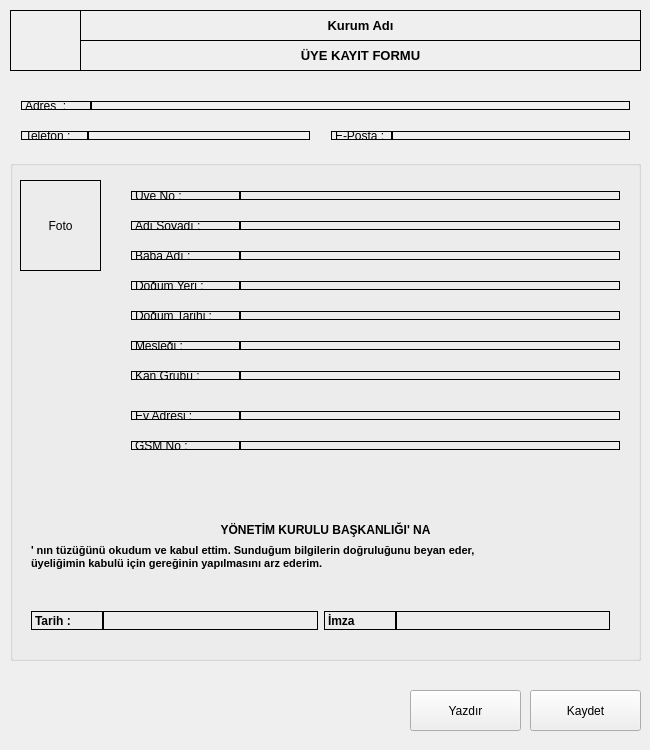
<?xml version="1.0" encoding="UTF-8"?>
<ui version="4.0">
 <class>MembershipForm</class>
 <widget class="QDialog" name="MembershipForm">
  <property name="geometry">
   <rect>
    <x>0</x>
    <y>0</y>
    <width>650</width>
    <height>750</height>
   </rect>
  </property>
  <property name="sizePolicy">
   <sizepolicy hsizetype="Fixed" vsizetype="Fixed">
    <horstretch>0</horstretch>
    <verstretch>0</verstretch>
   </sizepolicy>
  </property>
  <property name="minimumSize">
   <size>
    <width>650</width>
    <height>750</height>
   </size>
  </property>
  <property name="maximumSize">
   <size>
    <width>650</width>
    <height>750</height>
   </size>
  </property>
  <property name="windowTitle">
   <string>MembershipForm</string>
  </property>
  <widget class="QLabel" name="labelOrgLogo">
   <property name="geometry">
    <rect>
     <x>10</x>
     <y>10</y>
     <width>71</width>
     <height>61</height>
    </rect>
   </property>
   <property name="frameShape">
    <enum>QFrame::Box</enum>
   </property>
   <property name="text">
    <string/>
   </property>
   <property name="scaledContents">
    <bool>true</bool>
   </property>
   <property name="alignment">
    <set>Qt::AlignCenter</set>
   </property>
  </widget>
  <widget class="QGroupBox" name="groupBox">
   <property name="geometry">
    <rect>
     <x>10</x>
     <y>160</y>
     <width>631</width>
     <height>501</height>
    </rect>
   </property>
   <widget class="QLabel" name="labelMemberPhoto">
    <property name="geometry">
     <rect>
      <x>10</x>
      <y>20</y>
      <width>81</width>
      <height>91</height>
     </rect>
    </property>
    <property name="frameShape">
     <enum>QFrame::Box</enum>
    </property>
    <property name="text">
     <string>Foto</string>
    </property>
    <property name="scaledContents">
     <bool>true</bool>
    </property>
    <property name="alignment">
     <set>Qt::AlignCenter</set>
    </property>
   </widget>
   <widget class="QWidget" name="layoutWidget">
    <property name="geometry">
     <rect>
      <x>110</x>
      <y>50</y>
      <width>511</width>
      <height>31</height>
     </rect>
    </property>
    <layout class="QHBoxLayout" name="horizontalLayout_3" stretch="4,14">
     <property name="spacing">
      <number>0</number>
     </property>
     <item>
      <widget class="QLabel" name="label_4">
       <property name="frameShape">
        <enum>QFrame::Box</enum>
       </property>
       <property name="text">
        <string>Adı Soyadı : </string>
       </property>
      </widget>
     </item>
     <item>
      <widget class="QLabel" name="labelNameSurname">
       <property name="frameShape">
        <enum>QFrame::Box</enum>
       </property>
       <property name="text">
        <string/>
       </property>
      </widget>
     </item>
    </layout>
   </widget>
   <widget class="QWidget" name="layoutWidget_2">
    <property name="geometry">
     <rect>
      <x>110</x>
      <y>80</y>
      <width>511</width>
      <height>31</height>
     </rect>
    </property>
    <layout class="QHBoxLayout" name="horizontalLayout_7" stretch="4,14">
     <property name="spacing">
      <number>0</number>
     </property>
     <item>
      <widget class="QLabel" name="label_10">
       <property name="frameShape">
        <enum>QFrame::Box</enum>
       </property>
       <property name="text">
        <string>Baba Adı : </string>
       </property>
      </widget>
     </item>
     <item>
      <widget class="QLabel" name="labelFatherName">
       <property name="frameShape">
        <enum>QFrame::Box</enum>
       </property>
       <property name="text">
        <string/>
       </property>
      </widget>
     </item>
    </layout>
   </widget>
   <widget class="QWidget" name="layoutWidget_7">
    <property name="geometry">
     <rect>
      <x>110</x>
      <y>110</y>
      <width>511</width>
      <height>31</height>
     </rect>
    </property>
    <layout class="QHBoxLayout" name="horizontalLayout_8" stretch="4,14">
     <property name="spacing">
      <number>0</number>
     </property>
     <item>
      <widget class="QLabel" name="label_11">
       <property name="frameShape">
        <enum>QFrame::Box</enum>
       </property>
       <property name="text">
        <string>Doğum Yeri :</string>
       </property>
      </widget>
     </item>
     <item>
      <widget class="QLabel" name="labelBirthPlace">
       <property name="frameShape">
        <enum>QFrame::Box</enum>
       </property>
       <property name="text">
        <string/>
       </property>
      </widget>
     </item>
    </layout>
   </widget>
   <widget class="QWidget" name="layoutWidget_8">
    <property name="geometry">
     <rect>
      <x>110</x>
      <y>140</y>
      <width>511</width>
      <height>31</height>
     </rect>
    </property>
    <layout class="QHBoxLayout" name="horizontalLayout_9" stretch="4,14">
     <property name="spacing">
      <number>0</number>
     </property>
     <item>
      <widget class="QLabel" name="label_12">
       <property name="frameShape">
        <enum>QFrame::Box</enum>
       </property>
       <property name="text">
        <string>Doğum Tarihi :</string>
       </property>
      </widget>
     </item>
     <item>
      <widget class="QLabel" name="labelBirthDate">
       <property name="frameShape">
        <enum>QFrame::Box</enum>
       </property>
       <property name="text">
        <string/>
       </property>
      </widget>
     </item>
    </layout>
   </widget>
   <widget class="QWidget" name="layoutWidget_9">
    <property name="geometry">
     <rect>
      <x>110</x>
      <y>170</y>
      <width>511</width>
      <height>31</height>
     </rect>
    </property>
    <layout class="QHBoxLayout" name="horizontalLayout_10" stretch="4,14">
     <property name="spacing">
      <number>0</number>
     </property>
     <item>
      <widget class="QLabel" name="label_13">
       <property name="frameShape">
        <enum>QFrame::Box</enum>
       </property>
       <property name="text">
        <string>Mesleği :</string>
       </property>
      </widget>
     </item>
     <item>
      <widget class="QLabel" name="labelOccupation">
       <property name="frameShape">
        <enum>QFrame::Box</enum>
       </property>
       <property name="text">
        <string/>
       </property>
      </widget>
     </item>
    </layout>
   </widget>
   <widget class="QWidget" name="layoutWidget_10">
    <property name="geometry">
     <rect>
      <x>110</x>
      <y>200</y>
      <width>511</width>
      <height>31</height>
     </rect>
    </property>
    <layout class="QHBoxLayout" name="horizontalLayout_11" stretch="4,14">
     <property name="spacing">
      <number>0</number>
     </property>
     <item>
      <widget class="QLabel" name="label_14">
       <property name="frameShape">
        <enum>QFrame::Box</enum>
       </property>
       <property name="text">
        <string>Kan Grubu :</string>
       </property>
      </widget>
     </item>
     <item>
      <widget class="QLabel" name="labelKanGrup">
       <property name="frameShape">
        <enum>QFrame::Box</enum>
       </property>
       <property name="text">
        <string/>
       </property>
      </widget>
     </item>
    </layout>
   </widget>
   <widget class="QWidget" name="layoutWidget_11">
    <property name="geometry">
     <rect>
      <x>110</x>
      <y>240</y>
      <width>511</width>
      <height>31</height>
     </rect>
    </property>
    <layout class="QHBoxLayout" name="horizontalLayout_12" stretch="4,14">
     <property name="spacing">
      <number>0</number>
     </property>
     <item>
      <widget class="QLabel" name="label_16">
       <property name="frameShape">
        <enum>QFrame::Box</enum>
       </property>
       <property name="text">
        <string>Ev Adresi :</string>
       </property>
      </widget>
     </item>
     <item>
      <widget class="QLabel" name="labelHomeAddress">
       <property name="frameShape">
        <enum>QFrame::Box</enum>
       </property>
       <property name="text">
        <string/>
       </property>
      </widget>
     </item>
    </layout>
   </widget>
   <widget class="QWidget" name="layoutWidget_12">
    <property name="geometry">
     <rect>
      <x>110</x>
      <y>270</y>
      <width>511</width>
      <height>31</height>
     </rect>
    </property>
    <layout class="QHBoxLayout" name="horizontalLayout_13" stretch="4,14">
     <property name="spacing">
      <number>0</number>
     </property>
     <item>
      <widget class="QLabel" name="label_17">
       <property name="frameShape">
        <enum>QFrame::Box</enum>
       </property>
       <property name="text">
        <string>GSM No :</string>
       </property>
      </widget>
     </item>
     <item>
      <widget class="QLabel" name="labelCellPhone">
       <property name="frameShape">
        <enum>QFrame::Box</enum>
       </property>
       <property name="text">
        <string/>
       </property>
       <property name="alignment">
        <set>Qt::AlignLeading|Qt::AlignLeft|Qt::AlignVCenter</set>
       </property>
      </widget>
     </item>
    </layout>
   </widget>
   <widget class="QWidget" name="layoutWidget">
    <property name="geometry">
     <rect>
      <x>110</x>
      <y>20</y>
      <width>511</width>
      <height>31</height>
     </rect>
    </property>
    <layout class="QHBoxLayout" name="horizontalLayout_2" stretch="4,14">
     <property name="spacing">
      <number>0</number>
     </property>
     <item>
      <widget class="QLabel" name="label_3">
       <property name="frameShape">
        <enum>QFrame::Box</enum>
       </property>
       <property name="text">
        <string>Üye No :</string>
       </property>
      </widget>
     </item>
     <item>
      <widget class="QLabel" name="labelMemebershipNo">
       <property name="frameShape">
        <enum>QFrame::Box</enum>
       </property>
       <property name="text">
        <string/>
       </property>
      </widget>
     </item>
    </layout>
   </widget>
   <widget class="QWidget" name="layoutWidget">
    <property name="geometry">
     <rect>
      <x>10</x>
      <y>350</y>
      <width>611</width>
      <height>71</height>
     </rect>
    </property>
    <layout class="QVBoxLayout" name="verticalLayout">
     <item>
      <widget class="QLabel" name="labelYon">
       <property name="font">
        <font>
         <pointsize>9</pointsize>
         <weight>75</weight>
         <bold>true</bold>
        </font>
       </property>
       <property name="text">
        <string>YÖNETİM KURULU BAŞKANLIĞI' NA</string>
       </property>
       <property name="alignment">
        <set>Qt::AlignCenter</set>
       </property>
      </widget>
     </item>
     <item>
      <widget class="QLabel" name="labelMessage">
       <property name="font">
        <font>
         <pointsize>8</pointsize>
         <weight>75</weight>
         <bold>true</bold>
        </font>
       </property>
       <property name="text">
        <string>' nın tüzüğünü okudum ve kabul ettim. Sunduğum bilgilerin doğruluğunu beyan eder, 
üyeliğimin kabulü için gereğinin yapılmasını arz ederim.</string>
       </property>
       <property name="wordWrap">
        <bool>true</bool>
       </property>
      </widget>
     </item>
    </layout>
   </widget>
   <widget class="QWidget" name="layoutWidget">
    <property name="geometry">
     <rect>
      <x>10</x>
      <y>440</y>
      <width>601</width>
      <height>41</height>
     </rect>
    </property>
    <layout class="QHBoxLayout" name="horizontalLayout_16" stretch="1,1">
     <item>
      <layout class="QHBoxLayout" name="horizontalLayout" stretch="1,3">
       <property name="spacing">
        <number>0</number>
       </property>
       <item>
        <widget class="QLabel" name="label">
         <property name="font">
          <font>
           <weight>75</weight>
           <bold>true</bold>
          </font>
         </property>
         <property name="frameShape">
          <enum>QFrame::Box</enum>
         </property>
         <property name="text">
          <string>Tarih : </string>
         </property>
        </widget>
       </item>
       <item>
        <widget class="QLabel" name="labelDate">
         <property name="frameShape">
          <enum>QFrame::Box</enum>
         </property>
         <property name="text">
          <string/>
         </property>
         <property name="alignment">
          <set>Qt::AlignLeading|Qt::AlignLeft|Qt::AlignVCenter</set>
         </property>
        </widget>
       </item>
      </layout>
     </item>
     <item>
      <layout class="QHBoxLayout" name="horizontalLayout_15" stretch="1,3">
       <property name="spacing">
        <number>0</number>
       </property>
       <item>
        <widget class="QLabel" name="label_22">
         <property name="font">
          <font>
           <weight>75</weight>
           <bold>true</bold>
          </font>
         </property>
         <property name="frameShape">
          <enum>QFrame::Box</enum>
         </property>
         <property name="text">
          <string>İmza</string>
         </property>
        </widget>
       </item>
       <item>
        <widget class="QLabel" name="labelDate_2">
         <property name="frameShape">
          <enum>QFrame::Box</enum>
         </property>
         <property name="text">
          <string/>
         </property>
         <property name="alignment">
          <set>Qt::AlignCenter</set>
         </property>
        </widget>
       </item>
      </layout>
     </item>
    </layout>
   </widget>
  </widget>
  <widget class="QLabel" name="labelOrgName">
   <property name="geometry">
    <rect>
     <x>80</x>
     <y>10</y>
     <width>561</width>
     <height>31</height>
    </rect>
   </property>
   <property name="font">
    <font>
     <pointsize>10</pointsize>
     <weight>75</weight>
     <bold>true</bold>
    </font>
   </property>
   <property name="frameShape">
    <enum>QFrame::Box</enum>
   </property>
   <property name="text">
    <string>Kurum Adı</string>
   </property>
   <property name="alignment">
    <set>Qt::AlignCenter</set>
   </property>
  </widget>
  <widget class="QToolButton" name="toolButtonSavePDF">
   <property name="geometry">
    <rect>
     <x>530</x>
     <y>690</y>
     <width>111</width>
     <height>41</height>
    </rect>
   </property>
   <property name="text">
    <string>Kaydet</string>
   </property>
   <property name="icon">
    <iconset resource="../Resources/bys.qrc">
     <normaloff>:/Fotos/PDF.ico</normaloff>:/Fotos/PDF.ico</iconset>
   </property>
   <property name="iconSize">
    <size>
     <width>32</width>
     <height>32</height>
    </size>
   </property>
   <property name="toolButtonStyle">
    <enum>Qt::ToolButtonTextBesideIcon</enum>
   </property>
  </widget>
  <widget class="QWidget" name="layoutWidget_4">
   <property name="geometry">
    <rect>
     <x>10</x>
     <y>90</y>
     <width>631</width>
     <height>31</height>
    </rect>
   </property>
   <layout class="QHBoxLayout" name="horizontalLayout_4" stretch="2,20">
    <property name="spacing">
     <number>0</number>
    </property>
    <item>
     <widget class="QLabel" name="label_5">
      <property name="frameShape">
       <enum>QFrame::Box</enum>
      </property>
      <property name="text">
       <string>Adres  :      </string>
      </property>
     </widget>
    </item>
    <item>
     <widget class="QLabel" name="labelOrgAdres">
      <property name="frameShape">
       <enum>QFrame::Box</enum>
      </property>
     </widget>
    </item>
   </layout>
  </widget>
  <widget class="QWidget" name="layoutWidget_5">
   <property name="geometry">
    <rect>
     <x>10</x>
     <y>120</y>
     <width>311</width>
     <height>31</height>
    </rect>
   </property>
   <layout class="QHBoxLayout" name="horizontalLayout_5" stretch="1,5">
    <property name="spacing">
     <number>0</number>
    </property>
    <item>
     <widget class="QLabel" name="label_6">
      <property name="frameShape">
       <enum>QFrame::Box</enum>
      </property>
      <property name="text">
       <string>Telefon :    </string>
      </property>
     </widget>
    </item>
    <item>
     <widget class="QLabel" name="labelOrgTel">
      <property name="frameShape">
       <enum>QFrame::Box</enum>
      </property>
     </widget>
    </item>
   </layout>
  </widget>
  <widget class="QWidget" name="layoutWidget_6">
   <property name="geometry">
    <rect>
     <x>320</x>
     <y>120</y>
     <width>321</width>
     <height>31</height>
    </rect>
   </property>
   <layout class="QHBoxLayout" name="horizontalLayout_6" stretch="0,1">
    <property name="spacing">
     <number>0</number>
    </property>
    <item>
     <widget class="QLabel" name="label_7">
      <property name="frameShape">
       <enum>QFrame::Box</enum>
      </property>
      <property name="text">
       <string>E-Posta : </string>
      </property>
     </widget>
    </item>
    <item>
     <widget class="QLabel" name="labelOrgEMail">
      <property name="frameShape">
       <enum>QFrame::Box</enum>
      </property>
     </widget>
    </item>
   </layout>
  </widget>
  <widget class="QLabel" name="labelHeaderMemberRecord">
   <property name="geometry">
    <rect>
     <x>80</x>
     <y>40</y>
     <width>561</width>
     <height>31</height>
    </rect>
   </property>
   <property name="font">
    <font>
     <pointsize>10</pointsize>
     <weight>75</weight>
     <bold>true</bold>
    </font>
   </property>
   <property name="frameShape">
    <enum>QFrame::Box</enum>
   </property>
   <property name="text">
    <string>ÜYE KAYIT FORMU</string>
   </property>
   <property name="alignment">
    <set>Qt::AlignCenter</set>
   </property>
  </widget>
  <widget class="QToolButton" name="toolButtonPrint">
   <property name="geometry">
    <rect>
     <x>410</x>
     <y>690</y>
     <width>111</width>
     <height>41</height>
    </rect>
   </property>
   <property name="text">
    <string>Yazdır</string>
   </property>
   <property name="icon">
    <iconset resource="../Resources/bys.qrc">
     <normaloff>:/Fotos/print.ico</normaloff>:/Fotos/print.ico</iconset>
   </property>
   <property name="iconSize">
    <size>
     <width>32</width>
     <height>32</height>
    </size>
   </property>
   <property name="toolButtonStyle">
    <enum>Qt::ToolButtonTextBesideIcon</enum>
   </property>
  </widget>
 </widget>
 <layoutdefault spacing="6" margin="11"/>
 <resources>
  <include location="../Resources/bys.qrc"/>
  <include location="../Resources/bys.qrc"/>
 </resources>
 <connections/>
</ui>
